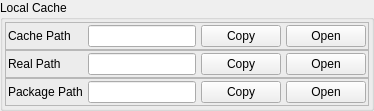
                  <widget class="QGroupBox" name="groupBox">
                   <property name="title">
                    <string>Local Cache</string>
                   </property>
                   <layout class="QVBoxLayout" name="verticalLayout_8">
                    <property name="spacing">
                     <number>0</number>
                    </property>
                    <property name="leftMargin">
                     <number>2</number>
                    </property>
                    <property name="topMargin">
                     <number>2</number>
                    </property>
                    <property name="rightMargin">
                     <number>2</number>
                    </property>
                    <property name="bottomMargin">
                     <number>2</number>
                    </property>
                    <item>
                     <widget class="QFrame" name="frame">
                      <property name="frameShape">
                       <enum>QFrame::StyledPanel</enum>
                      </property>
                      <property name="frameShadow">
                       <enum>QFrame::Raised</enum>
                      </property>
                      <layout class="QHBoxLayout" name="horizontalLayout">
                       <property name="spacing">
                        <number>5</number>
                       </property>
                       <property name="leftMargin">
                        <number>2</number>
                       </property>
                       <property name="topMargin">
                        <number>2</number>
                       </property>
                       <property name="rightMargin">
                        <number>2</number>
                       </property>
                       <property name="bottomMargin">
                        <number>2</number>
                       </property>
                       <item>
                        <widget class="QLabel" name="label">
                         <property name="minimumSize">
                          <size>
                           <width>75</width>
                           <height>0</height>
                          </size>
                         </property>
                         <property name="text">
                          <string>Cache Path</string>
                         </property>
                        </widget>
                       </item>
                       <item>
                        <widget class="QLineEdit" name="lineEditConanPath">
                         <property name="enabled">
                          <bool>true</bool>
                         </property>
                         <property name="readOnly">
                          <bool>true</bool>
                         </property>
                        </widget>
                       </item>
                       <item>
                        <widget class="QPushButton" name="btnCopyCachePath">
                         <property name="text">
                          <string>Copy</string>
                         </property>
                        </widget>
                       </item>
                       <item>
                        <widget class="QPushButton" name="btnOpenCachePath">
                         <property name="text">
                          <string>Open</string>
                         </property>
                        </widget>
                       </item>
                      </layout>
                     </widget>
                    </item>
                    <item>
                     <widget class="QFrame" name="frame_2">
                      <property name="frameShape">
                       <enum>QFrame::StyledPanel</enum>
                      </property>
                      <property name="frameShadow">
                       <enum>QFrame::Raised</enum>
                      </property>
                      <layout class="QHBoxLayout" name="horizontalLayout_2">
                       <property name="spacing">
                        <number>5</number>
                       </property>
                       <property name="leftMargin">
                        <number>2</number>
                       </property>
                       <property name="topMargin">
                        <number>2</number>
                       </property>
                       <property name="rightMargin">
                        <number>2</number>
                       </property>
                       <property name="bottomMargin">
                        <number>2</number>
                       </property>
                       <item>
                        <widget class="QLabel" name="label_2">
                         <property name="minimumSize">
                          <size>
                           <width>75</width>
                           <height>0</height>
                          </size>
                         </property>
                         <property name="text">
                          <string>Real Path</string>
                         </property>
                        </widget>
                       </item>
                       <item>
                        <widget class="QLineEdit" name="lineEditRealPath">
                         <property name="enabled">
                          <bool>true</bool>
                         </property>
                         <property name="readOnly">
                          <bool>true</bool>
                         </property>
                        </widget>
                       </item>
                       <item>
                        <widget class="QPushButton" name="btnCopyRealPath">
                         <property name="text">
                          <string>Copy</string>
                         </property>
                        </widget>
                       </item>
                       <item>
                        <widget class="QPushButton" name="btnOpenRealPath">
                         <property name="text">
                          <string>Open</string>
                         </property>
                        </widget>
                       </item>
                      </layout>
                     </widget>
                    </item>
                    <item>
                     <widget class="QFrame" name="frame_3">
                      <property name="frameShape">
                       <enum>QFrame::StyledPanel</enum>
                      </property>
                      <property name="frameShadow">
                       <enum>QFrame::Raised</enum>
                      </property>
                      <layout class="QHBoxLayout" name="horizontalLayout_3">
                       <property name="spacing">
                        <number>5</number>
                       </property>
                       <property name="leftMargin">
                        <number>2</number>
                       </property>
                       <property name="topMargin">
                        <number>2</number>
                       </property>
                       <property name="rightMargin">
                        <number>2</number>
                       </property>
                       <property name="bottomMargin">
                        <number>2</number>
                       </property>
                       <item>
                        <widget class="QLabel" name="label_3">
                         <property name="minimumSize">
                          <size>
                           <width>75</width>
                           <height>0</height>
                          </size>
                         </property>
                         <property name="baseSize">
                          <size>
                           <width>0</width>
                           <height>0</height>
                          </size>
                         </property>
                         <property name="text">
                          <string>Package Path</string>
                         </property>
                        </widget>
                       </item>
                       <item>
                        <widget class="QLineEdit" name="lineEditPackagePath">
                         <property name="enabled">
                          <bool>true</bool>
                         </property>
                         <property name="readOnly">
                          <bool>true</bool>
                         </property>
                        </widget>
                       </item>
                       <item>
                        <widget class="QPushButton" name="btnCopyPackagePath">
                         <property name="text">
                          <string>Copy</string>
                         </property>
                        </widget>
                       </item>
                       <item>
                        <widget class="QPushButton" name="btnOpenPackagePath">
                         <property name="text">
                          <string>Open</string>
                         </property>
                        </widget>
                       </item>
                      </layout>
                     </widget>
                    </item>
                   </layout>
                  </widget>
